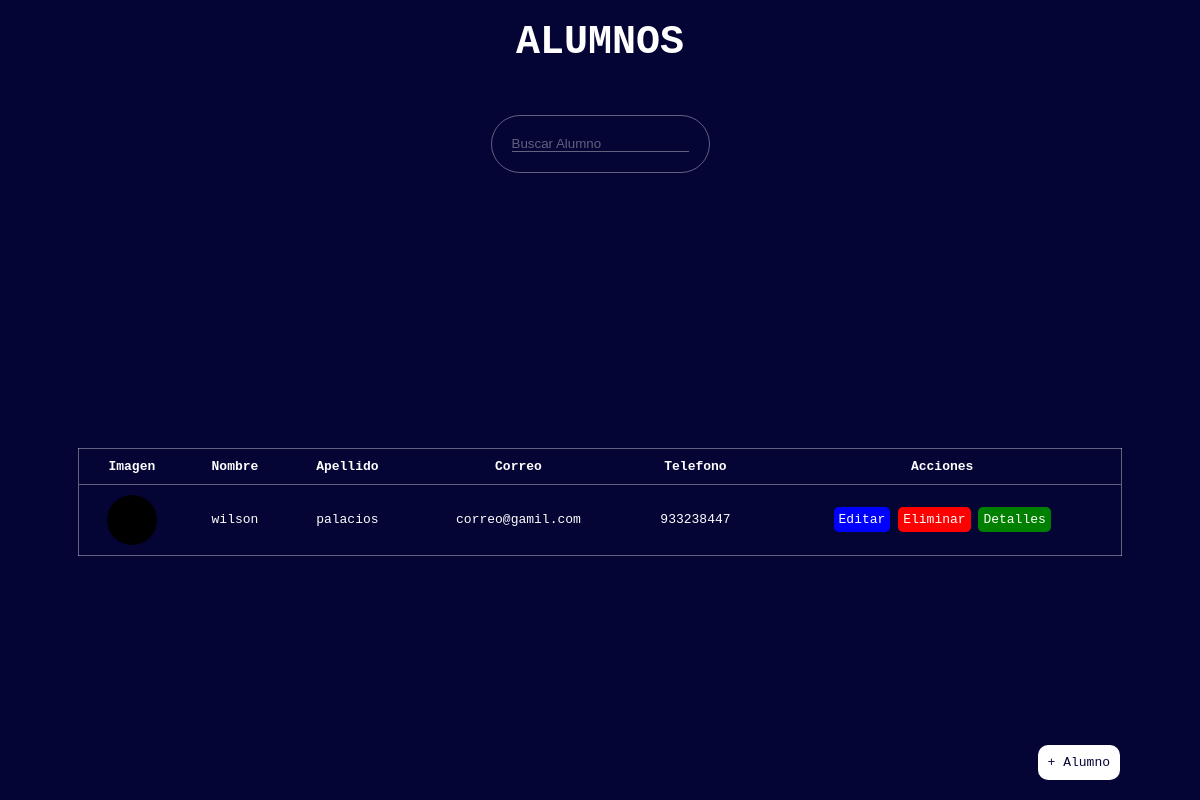
The app's page /, older data.
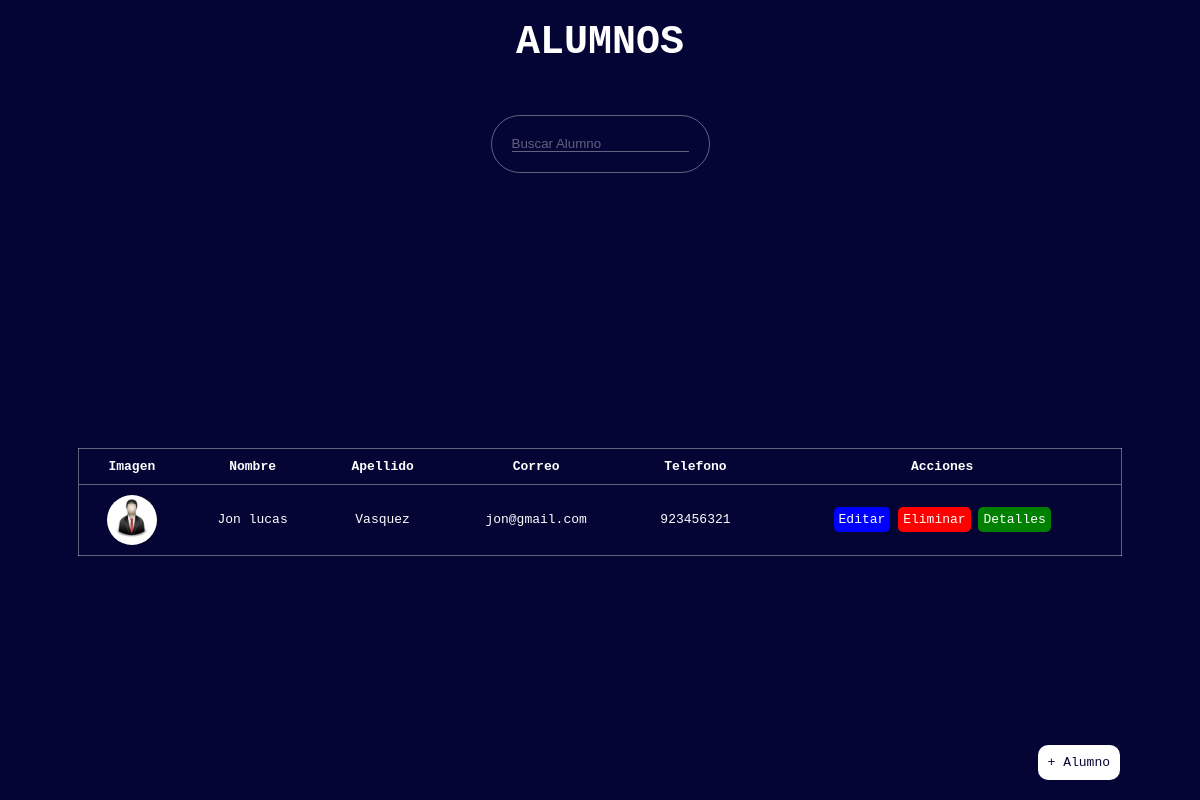
The same page, newer data.
### Alumno/models.py (models this page shows, shortened)
class Alumnos(models.Model):
    Nombre = models.CharField(max_length=50)
    Apellido = models.CharField(max_length=50)
    Correo = models.EmailField(max_length=220)
    Telefono = models.IntegerField()
    imagen = models.ImageField(null=True,upload_to='img')

### Alumno/views.py (the view)
# urls.py: path('', Inicio ,name='inicio'),
def Inicio(request):
    if request.method == 'POST':
        query = request.POST['query']
        objs = Alumnos.objects.filter(
            Q(Nombre__contains=query)|
            Q(Apellido__contains=query)|
            Q(Correo__contains=query)|
            Q(Telefono__contains=query))
    else:
        objs = Alumnos.objects.all()
    contex = {
        "Alumnos":objs,
    }
    return render(request,'Inicio.html',context=contex)

### Alumno/templates/Inicio.html (shortened to what this page needs)
{% load static %}
<html lang="en">
<head>
    <link rel="stylesheet" href="{% static 'css/style.css' %}">
</head>
<body>
    <h1 class="title">ALUMNOS</h1>
    <form action="" method="post" class="buscador">
        <input type="search" name="query" placeholder="Buscar Alumno">
    </form>
    <a href="{% url 'agregar' %}" class="agregar">+ Alumno</a>
    <table class="table">
        <thead>
            <tr class="titulos">
                <th>Imagen</th>
                <th>Nombre</th>
                <th>Apellido</th>
                <th>Correo</th>
                <th>Telefono</th>
                <th>Acciones</th>
            </tr>
        </thead>
        <tbody>
           {% for aln in Alumnos %}
            <tr>
                <td>
                    <div class="img">
                        <img src="{{aln.imagen.url}}" alt="">
                    </div>
                </td>
                <td>{{ aln.Nombre }}</td>
                <td>{{ aln.Apellido }}</td>
                <td>{{ aln.Correo }}</td>
                <td>{{ aln.Telefono }}</td>
                <td>
                    <a href="{% url 'editar' id=aln.id %}" class="btn edit">Editar</a>
                    <a href="{% url 'borrar' id=aln.id %}" class="btn delete">Eliminar</a>
                    <a href="{% url 'detalle' id=aln.id %}" class="btn details">Detalles</a>
                </td>
            </tr>
           {% endfor %}
        </tbody>
    </table>
</body>
</html>

### static/css/style.css (style rules this page uses)
*,::before,::after { padding: 0; margin: 0; box-sizing: border-box; }
:root { --border:rgba(255, 255, 255, 0.37); }
body { min-height: 100%; background-color:rgb(4, 4, 53); color: white; font-family: monospace; display: flex; flex-direction: column; justify-content: space-evenly; align-items: center; gap: 50px; padding: 20px; position: relative; }
.title { text-align: center; font-size: 40px; }
.buscador { padding: 20px; border-radius: 50px; border: solid 1px var(--border); max-width: fit-content; }
.buscador input { background-color: transparent; border: none; outline: none; border-bottom: 1px solid var(--border); color: white; margin: 0; }
.buscador input::placeholder { color: var(--border); }
.table { width: 90%; border-collapse: collapse; text-align: center; margin: auto; border: 1px solid var(--border); }
.btn { padding: 5px; border: none; background-color: red; text-decoration: none; border-radius: 5px; color: white; }
.btn.edit { background-color: blue; }
.btn.details { background-color: green; }
.img { width: 50px; height: 50px; border-radius: 50%; overflow: hidden; margin: auto; background-color: black; }
.img img { max-width:100%; }
td { border-top: 1px solid var(--border); padding: 10px; }
.titulos th { padding: 10px; font-weight: 700; }
.agregar { z-index: 2; position: fixed; bottom: 20px; right: 80px; padding: 10px; background-color: white; color: rgb(4, 4, 53); border-radius: 10px; text-decoration: none; }

Row changes from the older to the newer data that the page shows:
removed Alumnos: Nombre "wilson", Apellido "palacios", Correo "correo@gamil.com", Telefono "933238447"
added Alumnos: imagen (picture), Nombre "Jon lucas", Apellido "Vasquez", Correo "jon@gmail.com", Telefono "923456321"
